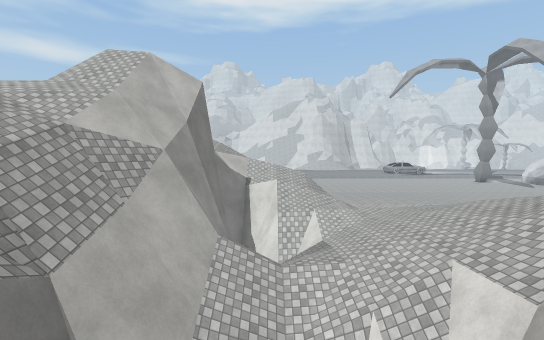
View 1 (above)

12 first-person views from a walk through a Unity game level. The camera is 1.4 m above the floor, tilts 4° down and sees 90° across. The floor is counted in squares, 2 m on a side. Each view is taken from the middle of a square. On the plan, view 1 faces up. The plan holds only what a view shows up to about 9 squares ahead; the rest is blank. The place goes on beyond the plan. Surface patterns are stand-ins for the level's own textures.

View 2
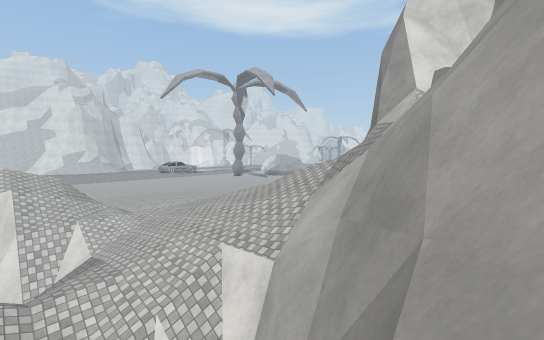

View 3
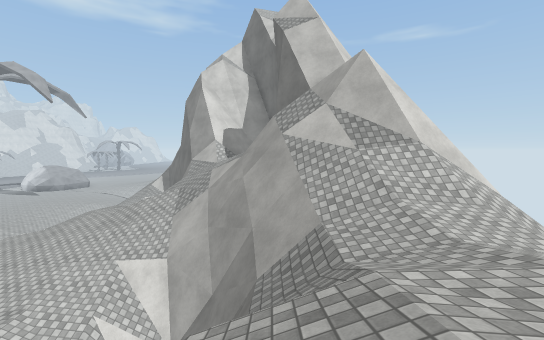

View 4
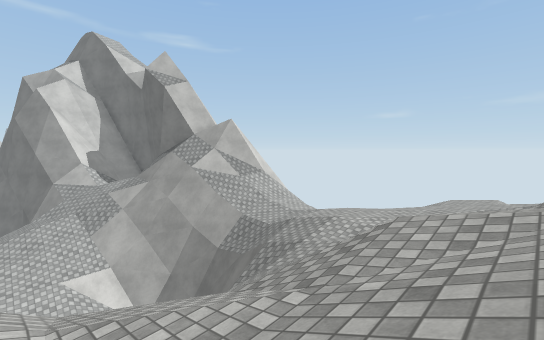

View 5
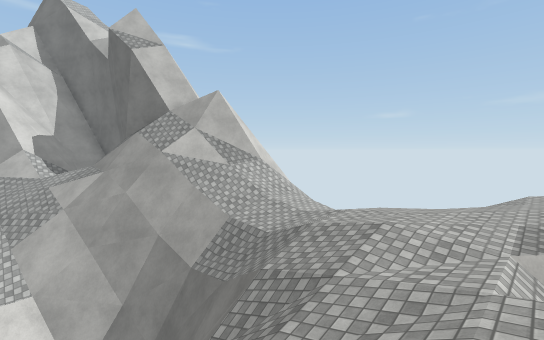

View 6
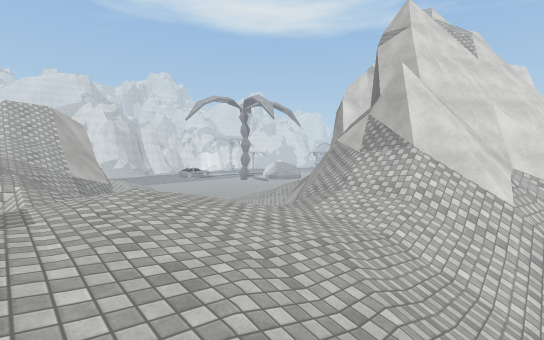

View 7
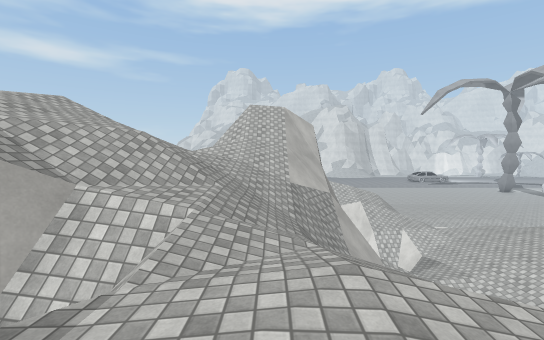

View 8
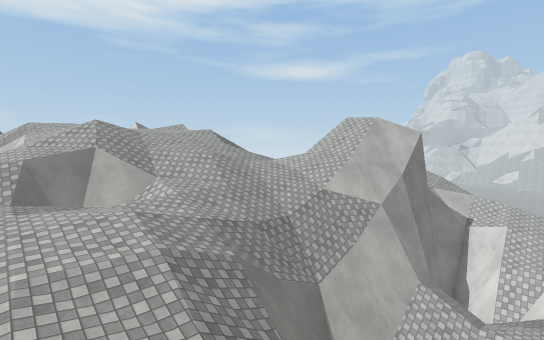

View 9
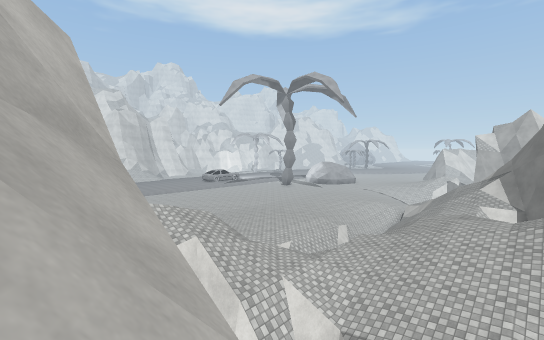

View 10
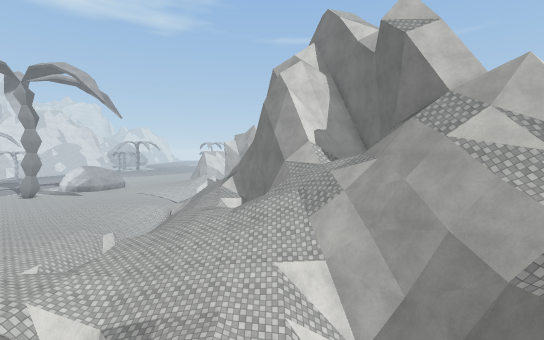

View 11
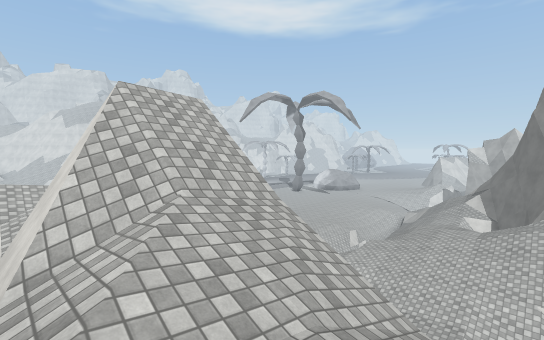

View 12
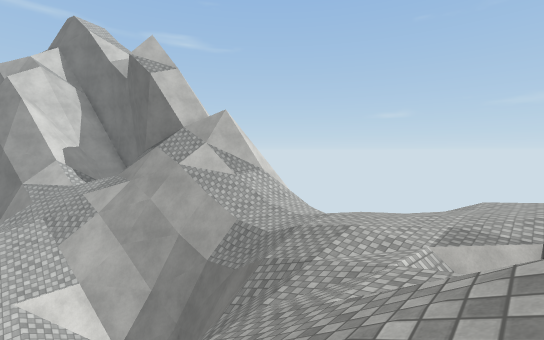

### Floor plan
Key: @ floor where view 1 was taken; # wall or solid block; . main floor; : floor 6.5 m higher than the main floor; / step, stairs or slope; = window, fence, low wall or low ledge; ^ raised ledge; v drop or lower ground.
Columns run from 9 left of view 1 to 8 right of it. Each row starts with its distance up from view 1.
 13              ..
 12              v/
 11    v
 10    v       ^^^
  9       vvv^^^^#
  8    vv vvv^^^^^
  7    v//vvv ^^^
  6    ///=v^^^^^^
  5   /////v^^^^^^^
  4 v//////v^^^^^^^
  3 ///////v^ ^^^^^^^
  2  //////v  vvv^^^^#
  1 ///////vvvvvvv^^
  0 //v#/////@=v##=
 -1 //v#/://///=##
 -2 ////////////^
 -3   /////////^
 -4   /////////#^^^
 -5    //////////#^
 -6    vv

Positions as (right, up) in squares from view 1, and headings:
1: (0, 0), facing up
2: (0, 0), facing up-right
3: (-4, 0), facing right
4: (-7, 5), facing down-right
5: (-5, 3), facing down-right
6: (-5, -5), facing up-right
7: (-4, -2), facing up
8: (1, -2), facing up-left
9: (-3, 5), facing up-right
10: (-4, 4), facing right
11: (-6, 4), facing up-right
12: (-6, 4), facing down-right
